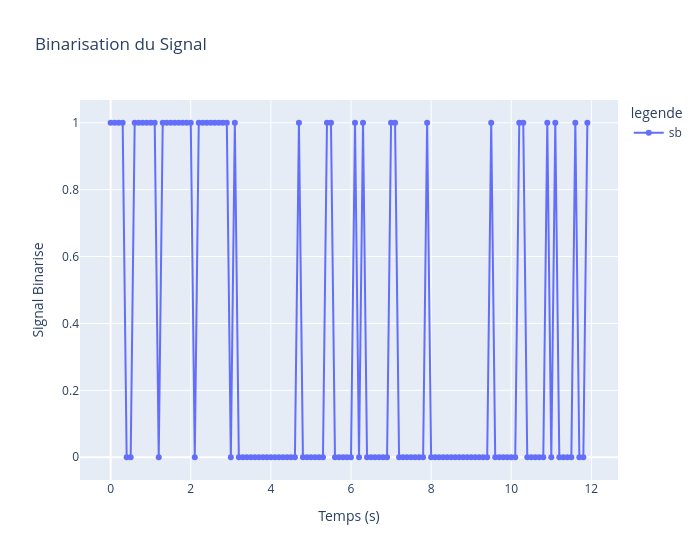

The notebook cell saved with this chart:
### Markdown cell above
## **ATTENTION**
L’affichage d’un signal possédant un très grand nombre de points peut faire crasher VSCode.
Aussi, pour chaque signal que vous souhaiterez afficher, pensez à **réduire sa dimension** **dans la dataframe créée pour l’affichage**.

### Code cell
# Affichage de s_b 
Nbits_to_plot = 120

df_sb = pd.DataFrame({'x': tb[:Nbits_to_plot], 'y': sb[:Nbits_to_plot], 'legende':'sb'})
fig2 = px.line(df_sb,x='x',  y='y', color='legende', markers="*", labels={'x': 'Temps (s)' , 'y':'Signal Binarise'}, title= 'Binarisation du Signal' , width=700 )
fig2.show()

### Figure 1 — Plotly figure (JSON) as saved in the notebook; plotly's stock layout.template omitted (floating-point values rounded to 4 significant figures)
{"data": [{"hovertemplate": "legende=sb<br>Temps (s)=%{x}<br>Signal Binarise=%{y}<extra></extra>", "legendgroup": "sb", "line": {"color": "#636efa", "dash": "solid"}, "marker": {"symbol": "circle"}, "mode": "lines+markers", "name": "sb", "orientation": "v", "showlegend": true, "type": "scatter", "x": [0.0, 0.1, 0.2, 0.3, 0.4, 0.5, 0.6, 0.7, 0.8, 0.9, 1.0, 1.1, 1.2, 1.3, 1.4, 1.5, 1.6, 1.7, 1.8, 1.9, 2.0, 2.1, 2.2, 2.3, 2.4, 2.5, 2.6, 2.7, 2.8, 2.9, 3.0, 3.1, 3.2, 3.3, 3.4, 3.5, 3.6, 3.7, 3.8, 3.9, 4.0, 4.1, 4.2, 4.3, 4.4, 4.5, 4.6, 4.7, 4.8, 4.9, 5.0, 5.1, 5.2, 5.3, 5.4, 5.5, 5.6, 5.7, 5.8, 5.9, 6.0, 6.1, 6.2, 6.3, 6.4, 6.5, 6.6, 6.7, 6.8, 6.9, 7.0, 7.1, 7.2, 7.3, 7.4, 7.5, 7.6, 7.7, 7.8, 7.9, 8.0, 8.1, 8.2, 8.3, 8.4, 8.5, 8.6, 8.7, 8.8, 8.9, 9.0, 9.1, 9.2, 9.3, 9.4, 9.5, 9.6, 9.7, 9.8, 9.9, 10.0, 10.1, 10.2, 10.3, 10.4, 10.5, 10.6, 10.7, 10.8, 10.9, 11.0, 11.1, 11.2, 11.3, 11.4, 11.5, 11.6, 11.7, 11.8, 11.9], "xaxis": "x", "y": [1, 1, 1, 1, 0, 0, 1, 1, 1, 1, 1, 1, 0, 1, 1, 1, 1, 1, 1, 1, 1, 0, 1, 1, 1, 1, 1, 1, 1, 1, 0, 1, 0, 0, 0, 0, 0, 0, 0, 0, 0, 0, 0, 0, 0, 0, 0, 1, 0, 0, 0, 0, 0, 0, 1, 1, 0, 0, 0, 0, 0, 1, 0, 1, 0, 0, 0, 0, 0, 0, 1, 1, 0, 0, 0, 0, 0, 0, 0, 1, 0, 0, 0, 0, 0, 0, 0, 0, 0, 0, 0, 0, 0, 0, 0, 1, 0, 0, 0, 0, 0, 0, 1, 1, 0, 0, 0, 0, 0, 1, 0, 1, 0, 0, 0, 0, 1, 0, 0, 1], "yaxis": "y"}], "layout": {"legend": {"title": {"text": "legende"}, "tracegroupgap": 0}, "title": {"text": "Binarisation du Signal"}, "width": 700, "xaxis": {"anchor": "y", "domain": [0, 1], "title": {"text": "Temps (s)"}}, "yaxis": {"anchor": "x", "domain": [0, 1], "title": {"text": "Signal Binarise"}}}}
